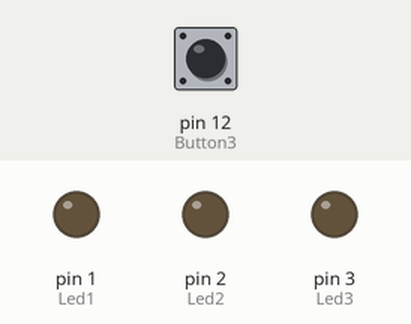
Simulated run of this sketch. Board: Arduino Uno, built with avr-gcc and run on an emulated ATmega328P. On the bench: output pins drawn as LEDs (lit = HIGH). The inputs (shaded band) are chosen by the test bench; at power-on: pin 12 (Button3) LOW.

Above: at 1.2 s.
1.3 s: pin 12 (Button3) pulled HIGH for 0.15 s
At 2.1 s:
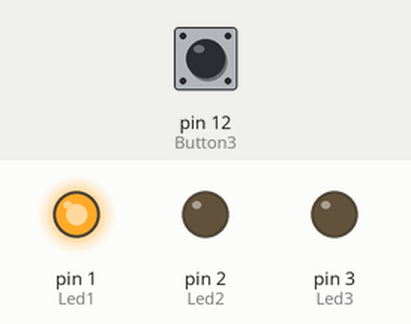
Timing chart, 0 to 4.3 s (numbered marks = the images above; inputs shaded):
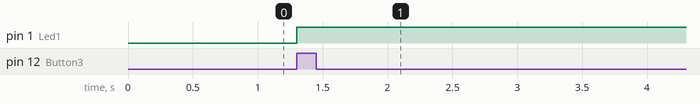

Measured:
- after the input at 1.3 s, pin 1 (Led1): LOW → HIGH at once

The sketch:

Lesson1.ino
```cpp
//defining the pins that is connecting to the boards
const int Button1 = 10;
const int Button2 = 11;
const int Button3 = 12;
const int Led1 = 1;
const int Led2 = 2;
const int Led3 = 3;

//Setup for Toggle of the Buttons
int ledState = LOW;     // the current state of LED
int lastButtonState;    // the previous state of button
int currentButtonState; // the current state of button

void setup() {
  //telling the mainboard what kind of pins of Input or Output
  pinMode(Button1, INPUT_PULLUP); //Input_Pullup for a LATCH switch
  pinMode(Button2, INPUT);//Input for And Switch
  pinMode(Button3, INPUT); //Input for the ON/OFF switch
  pinMode(Led1, OUTPUT);
  pinMode(Led2, OUTPUT);
  pinMode(Led3, OUTPUT);

  currentButtonState = digitalRead(Led3);//setup for Toggle Switch
}

void loop() {
  lastButtonState    = currentButtonState;      // save the last state
  currentButtonState = digitalRead(Led3); // read new state


  //This is the Setup for the basic "HIGH and LOW" lights
  while(digitalRead(Button3) == HIGH){
    digitalWrite(Led1, HIGH);//Turns LED on if the button is pressed
  }


  // This is a Setup for the Basic "And" switch
  if(digitalRead(Button3) == HIGH && digitalRead(Button2) == HIGH){
    digitalWrite(Led2, HIGH);
  }
  else{
    digitalWrite(Led2, LOW);
  }


  //This is the Setup for the Basic "Latch" Switch
  if(lastButtonState == HIGH && currentButtonState == LOW) {
    // toggle state of LED
    ledState = !ledState;

    // control LED arccoding to the toggled state
    digitalWrite(Led3, ledState);
  }
}
```
